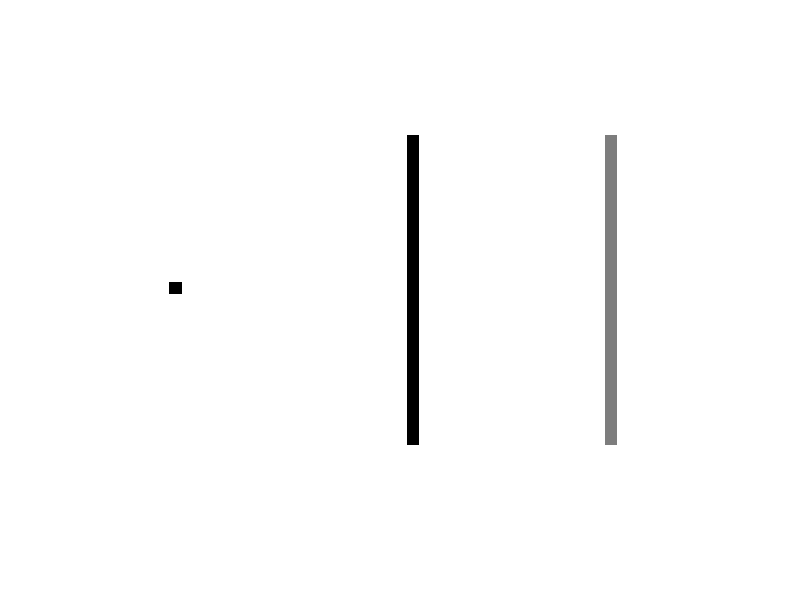

MATLAB code to generate this figure: (Note: this script raises an error after producing the figure.)
clear;
clc;

alpha = .5;
beta = 0.1;
tau = 0.5;
RES = 0.5;
R = 100;


n = 128;
m = 256;
f = zeros(n,m);
f((n/2-2):(n/2+2),28:32) = 255;
f(:,126:130) = 255;
f(:,208:212) = 128;
figure(1);
imshow((255*ones(n,m)-f),[0,255]);

%%
%Compute Fext
K = AM_VFK(2, 128, 'power',1.8);
FFTsize = size(f) + size(K(:,:,1)) - 1;
k = K(:,:,1) + j*K(:,:,2);      % consider the vectors as complex numbers
temp = ifft2(fft2(f, FFTsize(1), FFTsize(2)) .* fft2(k, FFTsize(1), FFTsize(2)));

% remove padded points
rmv = (size(K(:,:,1)) - 1)/2;
temp = temp(rmv(1)+1:end-rmv(1), rmv(2)+1:end-rmv(2), :);
Fext(:,:,2) = imag(temp);
Fext(:,:,1) = real(temp);

% Normalize
Fmag = sqrt(sum(Fext.*Fext,3))+eps;
Fext(:,:,1) = Fext(:,:,1)./Fmag;
Fext(:,:,2) = Fext(:,:,2)./Fmag;

R = 28;

%%
%Show Fext vector field
figure(2);
AC_quiver(Fext,(255*ones(n,m)-f));

%%
%Show streamline
[x y] = meshgrid(1:2:(m-1),1:2:(n-1));
vt = [x(:) y(:)];   % seeds
VT = zeros([size(vt) 40]);
VT(:,:,1) = vt;
for i=1:39, % moving these seeds
    vt = AC_deform(vt,0,0,tau,Fext,1);
    VT(:,:,i+1) = vt;
end

% for i=1:100, % moving these seeds
%     vt  = AC_deform(vt,alpha,beta,tau,Fext,5);
%     vt = AC_remesh(vt,1);
%     
%     AC_quiver(Fext,f);
%     hold on;
%     plot(VT(i,:,1),VT(i,:,2),'.r');
%     hold off
%     pause(0.1);
% end
figure(1);
hold on
for i=1:size(vt,1),
   plot(squeeze(VT(i,1,:)), squeeze(VT(i,2,:)),'r','linewidth',1)            
end
hold off
%axis equal; axis 'ij';
%axis([1 (m-1) 1 (n-1)])